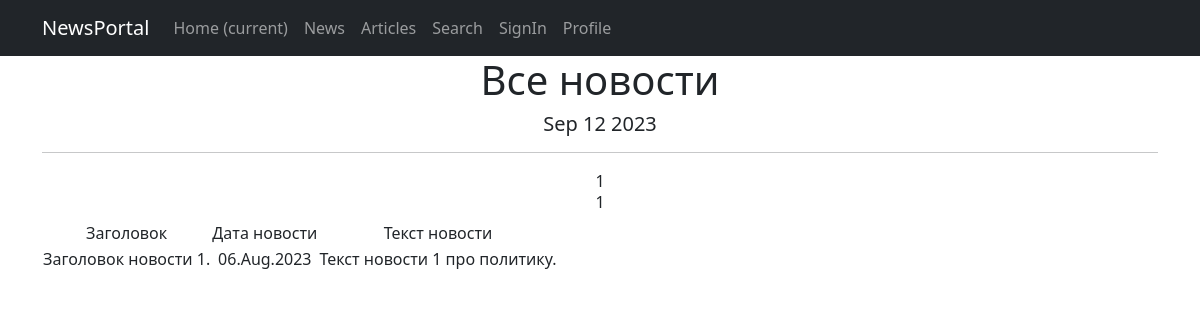
Page /news/ (signed in) on the committed database.
### news/models.py (models this page shows, shortened)
class Post(models.Model):
    article = 'AR'
    news = 'NE'
    POSITIONS = [
        (article, 'Статья'),
        (news, 'Новости')
    ]
    post_type = models.CharField(max_length=2, choices=POSITIONS, default=news)
    created = models.DateTimeField(auto_now_add=True)
    title = models.CharField(max_length=255)
    text = models.TextField()
    post_rating = models.IntegerField(default=0)
    author = models.ForeignKey(Author, on_delete=models.CASCADE)
    category = models.ManyToManyField(Category, through='PostCategory')

### news/views.py (the view)
# urls.py: path('news/', cache_page(60*5)(NewsList.as_view()), name='news_list'),
class NewsList(LoginRequiredMixin, ListView):
    model = Post
    template_name = 'news/all_news.html'
    context_object_name = 'posts'
    paginate_by = 10
    def get_queryset(self):
        queryset = super().get_queryset().filter(post_type='NE')
        return queryset.order_by('-created')

### news/templatetags/custom_filters.py (called while the page is built)
@register.filter()
def censor(value):
    words = value.split()
    result = []
    for word in words:
        if word in bad_words:
            result.append(word[0] + "*"*(len(word)-2) + word[-1])
        else:
            result.append(word)
    return " ".join(result)

### news/templatetags/custom_tags.py (called while the page is built)
@register.simple_tag()
def current_time(format_string='%b %d %Y'):
    return datetime.utcnow().strftime(format_string)

### templates/news/all_news.html (shortened to what this page needs)
{% extends 'flatpages/default.html' %}
{% load custom_filters %}
{% load custom_tags %}
{% block content %}
    <h1>Все новости</h1>
    <h5>{% current_time '%b %d %Y' %}</h5>
    <hr>
    {{ page_obj.number }}
    {% if posts %}
        <h6>{{ posts|length }}</h6>
        <table>
            <tr>
                <td>Заголовок</td>
                <td>Дата новости</td>
                <td>Текст новости</td>
            </tr>
            {% for post in posts %}
            <tr>
                <td>{{ post.title|censor }}</td>
                <td>{{ post.created|date:'d.M.Y' }}</td>
                <td>{{ post.text|truncatewords:20|censor }}</td>
            </tr>
            {% endfor %}
        </table>
    {% else %}
        <h2>Новостей нет!</h2>
    {% endif %}
{% endblock content %}

### rows in the picture
Post: title|censor "Заголовок новости 1.", created "06.Aug.2023", text|censor "Текст новости 1 про политику."

### other values in the picture
{{ page_obj.number }} "1"
{{ posts|length }} "1"
